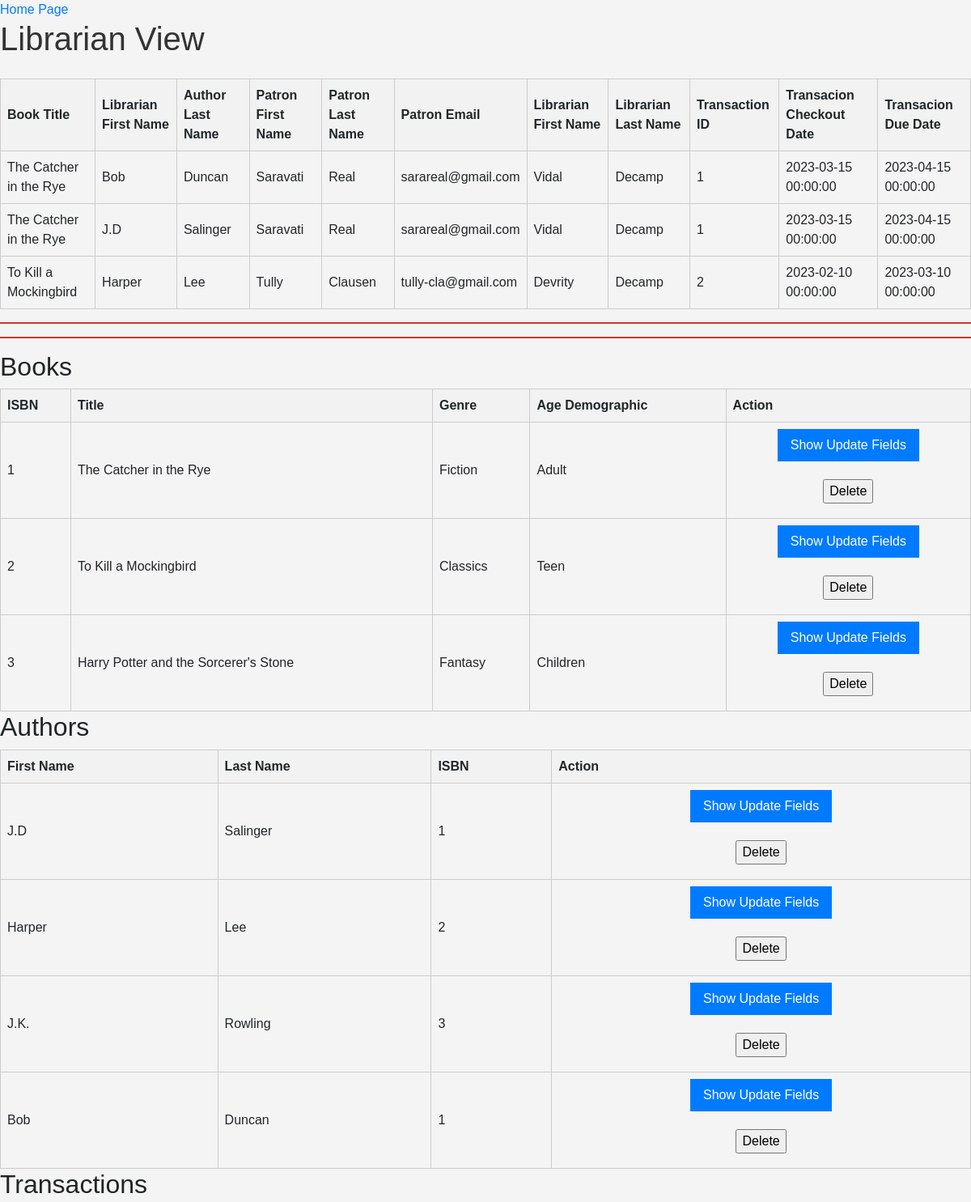
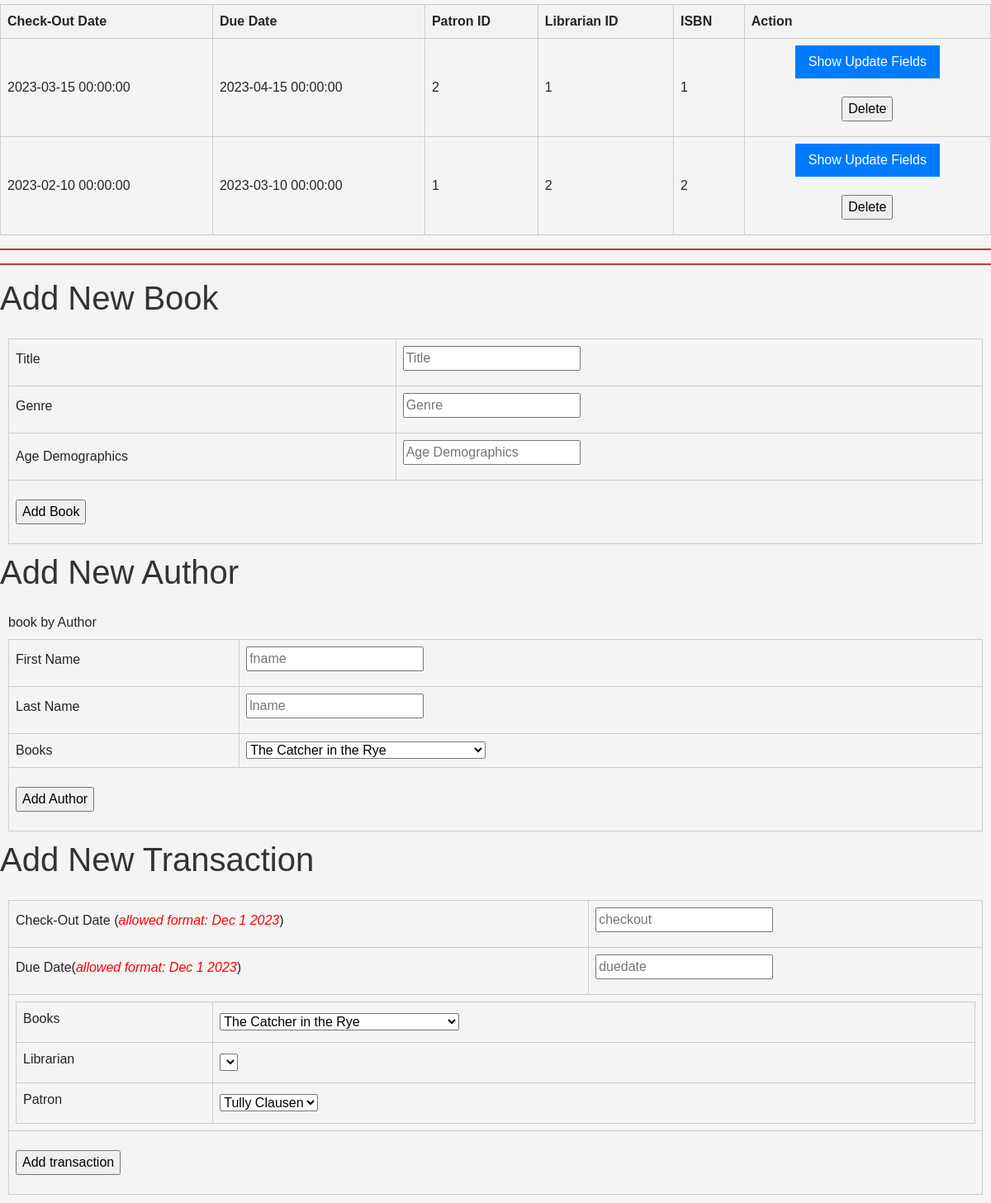
The app's page /librarianView with its own data (2 pictures, top to bottom).
### app.py (models this page shows, shortened)
class Book(db.Model):
    isbn = db.Column(db.Integer, primary_key=True)
    title = db.Column(db.String(100), nullable=False)
    genre = db.Column(db.String(100))
    age_demographic= db.Column(db.String(100))

class Author(db.Model):
    author_id = db.Column(db.Integer, primary_key=True, nullable = False)
    authorFirstName = db.Column(db.String(100), nullable=False)
    authorLastName = db.Column(db.String(100), nullable=False)
    isbn = db.Column(db.Integer, db.ForeignKey(Book.isbn), nullable=False)

class Patron(db.Model):
    patron_id = db.Column(db.Integer, primary_key=True)
    patronFirstName = db.Column(db.String(100), nullable=False)
    patronLastName = db.Column(db.String(100), nullable=False)
    patronEmail = db.Column(db.String(100), nullable=False)
    patronCity = db.Column(db.String(100), nullable=False)
    patronStreet = db.Column(db.String(100), nullable=False)
    patronState = db.Column(db.String(100), nullable=False)
    patronCountry = db.Column(db.String(100), nullable=False)
    patronZipcode = db.Column(db.Integer, nullable=False)

class Librarian(db.Model):
    librarian_id = db.Column(db.Integer, primary_key=True)
    librarianFirstName = db.Column(db.String(100), nullable=False)
    librarianLastName = db.Column(db.String(100), nullable=False)
    librarianEmail = db.Column(db.String(100), nullable=False)
    librarianCity = db.Column(db.String(100), nullable=False)
    librarianStreet = db.Column(db.String(100), nullable=False)
    librarianState = db.Column(db.String(100), nullable=False)
    librarianCountry = db.Column(db.String(100), nullable=False)
    librarianZipcode = db.Column(db.Integer, nullable=False)

class TransactionHistory(db.Model):
    transactionId = db.Column(db.Integer, primary_key=True)
    checkoutDate = db.Column(db.DateTime, nullable = False)
    dueDate = db.Column(db.DateTime)
    librarianId = db.Column(db.Integer, db.ForeignKey(Librarian.librarian_id), nullable=False)
    patronId = db.Column(db.Integer, db.ForeignKey(Patron.patron_id), nullable=False)
    txn_isbn = db.Column(db.Integer, db.ForeignKey(Book.isbn), nullable=False)

### app.py (the view)
@app.route("/librarianView", methods=["GET", "POST"])
def displayLibrarianView():
    librarians = Librarian.query.all()
    books = Book.query.all()
    patrons = Patron.query.all()
    authors = Author.query.all()
    transactions = TransactionHistory.query.all()
    session = db.session()
    librarianQuery = session.query(
         Book, Author, Patron, Librarian, TransactionHistory
    ).filter(
         Author.isbn == Book.isbn,
    ).filter(
         Librarian.librarian_id == TransactionHistory.librarianId,
    ).filter(
         Patron.patron_id == TransactionHistory.patronId,
    ).filter(
         TransactionHistory.txn_isbn == Book.isbn,
    ).all()
    return render_template("librarian_view_results.html",  ibrarians=librarians, books=books, patrons=patrons, authors=authors, transactions=transactions, librarianQuery=librarianQuery )

### templates/librarian_view_results.html (shortened to what this page needs)
{% extends 'base.html' %}
{% block body %}
<a href="/" align="right">Home Page</a>
<h1>Librarian View </h1>
<table border="1">
    <tr>
    <th>Book Title</th>
    <th>Librarian First Name</th>
    <th>Author Last Name</th>
    <th>Patron First Name</th>
    <th>Patron Last Name</th>
    <th>Patron Email</th>
    <th>Librarian First Name</th>
    <th>Librarian Last Name</th>
    <th>Transaction ID</th>
    <th>Transacion Checkout Date</th>
    <th>Transacion Due Date</th>
</tr>
    {% for join in librarianQuery %}
    <tr>
        {% if Book == join[0].Book %}
            {% set bookview = join[0] %}
             <td>{{ bookview.title}}</td>
        {% endif %}
        {% if Author == join[1].Author %}
            {% set authorview = join[1] %}
            <td>{{ authorview.authorFirstName }} </td>
            <td>{{ authorview.authorLastName }}</td>
        {% endif %}
        {% if Patron == join[2].Patron %}
            {% set patronview = join[2] %}
        <td>{{ patronview.patronFirstName }} </td>
        <td>{{ patronview.patronLastName }}</td>
        <td>{{ patronview.patronEmail }}</td>
        {% endif %}
        {% if Librarian == join[3].Librarian %}
        {% set librarianview = join[3] %}
        <td>{{ librarianview.librarianFirstName }}</td>
        <td>{{ librarianview.librarianLastName }}</td>
       {% endif %}
        {% if TransactionHistory == join[4].TransactionHistory %}
        {% set txnview = join[4] %}
        <td>{{ txnview.transactionId}}</td>
        <td>{{ txnview.checkoutDate}}</td>
        <td>{{ txnview.dueDate}}</td>
        {% endif %}
    </tr>
    {% endfor %}
                </table>
<hr style="height:2px;border-width:0;color:gray;background-color:rgb(210, 50, 50)">
<hr style="height:2px;border-width:0;color:gray;background-color:rgb(210, 50, 50)">
<h2>Books</h2>
<table>
    <thead>
        <tr>
            <th>ISBN</th>
            <th>Title</th>
            <th>Genre</th>
            <th>Age Demographic</th>
            <th> Action </th>
        </tr>
    </thead>
    <tbody>
        {% for book in books %}
        <tr>
            <td>{{ book.isbn }}</td>
            <td>{{ book.title }}</td>
            <td>{{ book.genre }}</td>
            <td>{{ book.age_demographic }}</td>
                <td class="align-middle text-center" style="vertical-align: middle;">
                    <input type="button" class="show-update-fields" value="Show Update Fields">
                    <form method="POST" action="/deleteBook">
                    <input type="submit" value="Delete">
                </form>
                </td>
        </tr>
    {% endfor %}
    </tbody>
</table>
<h2>Authors</h2>
<table>
    <thead>
        <tr>
            <th>First Name</th>
            <th>Last Name</th>
            <th>ISBN</th>
            <th> Action </th>
        </tr>
    </thead>
    <tbody>
        {% for author in authors %}
        <tr>
            <td>{{ author.authorFirstName }} </td>
            <td>{{ author.authorLastName }}</td>
            <td>{{ author.isbn }}</td>
                <td class="align-middle text-center" style="vertical-align: middle;">
                    <input type="button" class="show-update-fields" value="Show Update Fields">
                    <form method="POST" action="/deleteAuthor">
                    <input type="submit" value="Delete">
                </form>
                </td>
        </tr>
    {% endfor %}
    </tbody>
</table>
<h2>Transactions</h2>
<table>
    <thead>
        <tr>
            <th>Check-Out Date</th>
            <th>Due Date</th>
            <th>Patron ID</th>
            <th>Librarian ID</th>
            <th>ISBN</th>
            <th> Action </th>
        </tr>
    </thead>
    <tbody>
        {% for trans in transactions %}
        <tr>
            <td>{{ trans.checkoutDate }} </td>
            <td>{{ trans.dueDate }}</td>
            <td>{{ trans.patronId }}</td>
            <td>{{ trans.librarianId }}</td>
            <td>{{ trans.txn_isbn }}</td>
                <td class="align-middle text-center" style="vertical-align: middle;">
                    <input type="button" class="show-update-fields" value="Show Update Fields">
                    <form method="POST" action="/deleteTransaction">
                    <input type="submit" value="Delete">
                </form>
                </td>
        </tr>
    {% endfor %}
    </tbody>
</table>
<hr style="height:2px;border-width:0;color:gray;background-color:rgb(210, 50, 50)">
<hr style="height:2px;border-width:0;color:gray;background-color:rgb(210, 50, 50)">
<h1>Add New Book</h1>
        <form method="POST" action="/addBook">
            <table>
                <tr>
                    <td><label>Title</label></td>
                    <td><input type="text" name="title" placeholder="Title" required><br></td>
                </tr>
                <tr>
                    <td><label>Genre</label></td>
                    <td><input type="text" name="genre" placeholder="Genre"><br></td>
                </tr>
                <tr>
                    <td>Age Demographics</td>
                    <td><input type="text" name="demographics" placeholder="Age Demographics"><br> </td>
                </tr>
                <tr>
                    <td colspan="2"><input type="submit" value="Add Book" class="add-book-button"></td>
                </tr>
            </table>
        </form>
        <h1>Add New Author</h1>
        <form method="POST" action="/addAuthor">
            <table>
                <tr>
                    <td><label>First Name</label></td>
                    <td><input type="text" name="author_firstname" placeholder="fname" required><br></td>
                </tr>
                <tr>
                    <td><label>Last Name</label></td>
                    <td><input type="text" name="author_lastname" placeholder="lname"><br></td>
                </tr>
                <tr>
                    <td>Books</td>
                    <label>book by Author</label>
                    <td>
                    <select name="book_isbn">
                    {% for book in books %}
                    <option value="{{ book.isbn }}">{{ book.title }} </option>
                    {% endfor %}
                    </select>
                 </td>
                </tr>
                <tr>
                    <td colspan="2"><input type="submit" value="Add Author" class="add-book-button"></td>
                </tr>
            </table>
        </form>
        <h1>Add New Transaction</h1>
        <form method="POST" action="/addTransaction">
            <table>
                <tr>
                    <td><label>Check-Out Date (<i><font color="red">allowed format: Dec 1 2023</font></i>)</label></td>
                    <td><input type="text" name="transaction_checkoutDate" placeholder="checkout" required><br></td>
                </tr>
                <tr>
                    <td><label>Due Date</label>(<i><font color="red">allowed format: Dec 1 2023</font></i>)</td>
                    <td><input type="text" name="transaction_dueDate" placeholder="duedate"><br></td>
                </tr>
                <tr>
                    <td colspan="2">
                    <table>
                        <tr>
                            <td><label>Books</label></td>
                            <td> <select name="t_book_isbn">
                                {% for book in books %}
                                <option value="{{ book.isbn }}">{{ book.title }} </option>
                                {% endfor %}
                                </select>
                                </td>
                        </tr>
                        <tr>
                            <td><label>Librarian</label></td>
                            <td> <select name="t_librarian_id">
                                </select>
                                </td>
                        </tr>
                        <tr>
                            <td><label>Patron</label></td>
                            <td> <select name="t_patron_id">
                                {% for patron in patrons %}
                                <option value="{{ patron.patron_id }}">{{ patron.patronFirstName }}  {{ patron.patronLastName }}</option>
                                {% endfor %}
                                </select>
                                </td>
                        </tr>
                    </table>
                    </td>
                </tr>
                <tr>
                    <td colspan="2"><input type="submit" value="Add transaction" class="add-book-button"></td>
                </tr>
            </table>
        </form>
{% endblock %}

### static/css/main.css (style rules this page uses)
body { font-family: Arial, sans-serif; margin: 0; padding: 0; background-color: #f4f4f4; }
h1 { color: #333; margin-bottom: 25px; }
table { width: 100%; border-collapse: collapse; }
th, td { border: 1px solid #ccc; padding: 8px; text-align: left; }
th { background-color: #f2f2f2; }
form { margin: 10px; }
input[type="text"], input[type="number"] { margin-bottom: 10px; }
input.add-book-button { margin-top: 15px; margin-bottom: 15px; }
.show-update-fields { background-color: #007bff; color: white; border: none; padding: 8px 16px; cursor: pointer; margin-bottom: 12px; }

### records on screen
Book: title "The Catcher in the Rye", isbn "1", genre "Fiction", age_demographic "Adult"
Author: authorFirstName "Bob", authorLastName "Duncan", isbn "1"
Patron: patronFirstName "Saravati", patronLastName "Real", patronEmail "sarareal@gmail.com"
Librarian: librarianFirstName "Vidal", librarianLastName "Decamp"
TransactionHistory: transactionId "1", checkoutDate "2023-03-15 00:00:00", dueDate "2023-04-15 00:00:00"
Author: authorFirstName "J.D", authorLastName "Salinger", isbn "1"
Book: title "To Kill a Mockingbird", isbn "2", genre "Classics", age_demographic "Teen"
Author: authorFirstName "Harper", authorLastName "Lee", isbn "2"
Patron: patronFirstName "Tully", patronLastName "Clausen", patronEmail "tully-cla@gmail.com"
Librarian: librarianFirstName "Devrity", librarianLastName "Decamp"
TransactionHistory: transactionId "2", checkoutDate "2023-02-10 00:00:00", dueDate "2023-03-10 00:00:00"
Book: isbn "3", title "Harry Potter and the Sorcerer's Stone", genre "Fantasy", age_demographic "Children"
Author: authorFirstName "J.K.", authorLastName "Rowling", isbn "3"

### other values on screen
form field book_isbn "The Catcher in the Rye"
form field t_book_isbn "The Catcher in the Rye"
form field t_patron_id "Tully Clausen"
